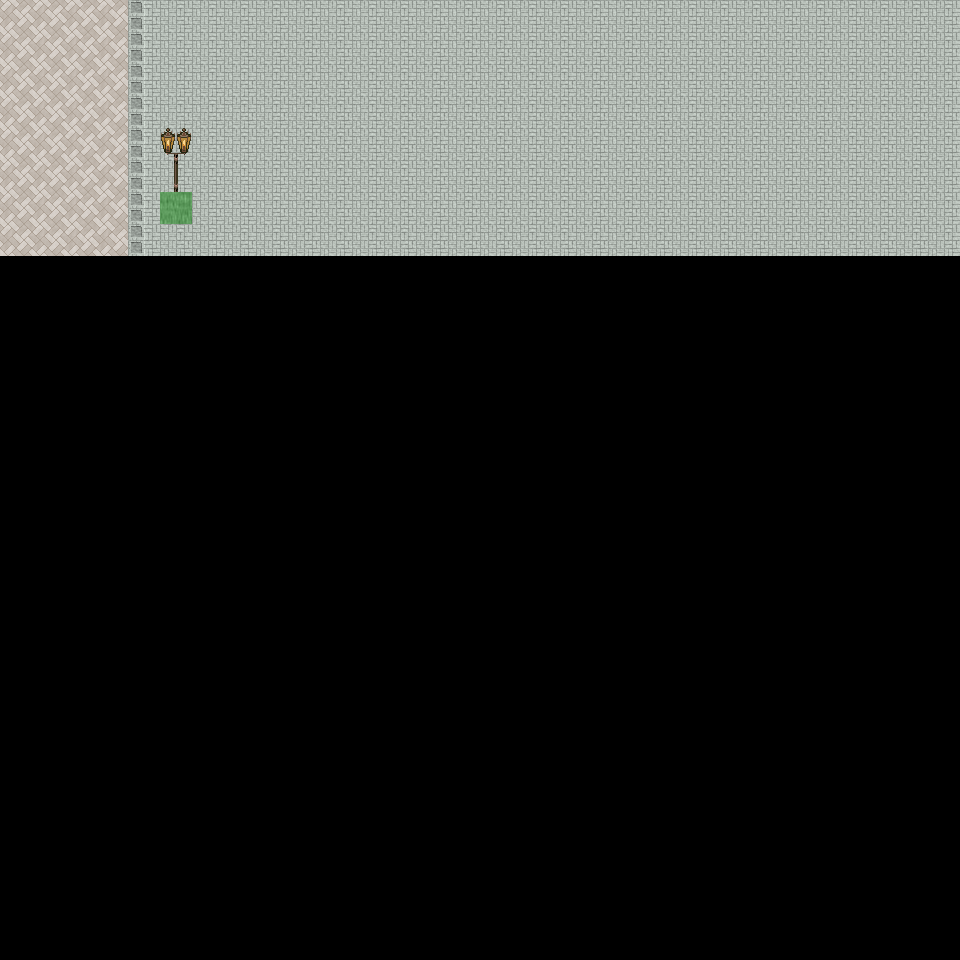

This is a level from a 2D game, rendered from its Tiled map with the project's own tilesets. A one-line summary and the map file follow, with tile-layer data summarised:
An orthogonal 30x30 tile map with 32x32 px tiles, 6 tile layers (Ground, Object, Object2, Above, ...), 48 tilesets and 3 objects (3x mapExit).

<map version="1.0" orientation="orthogonal" renderorder="right-down" width="30" height="30" tilewidth="32" tileheight="32" nextobjectid="4">
  <tileset firstgid="1" name="tileset_ground_ground" tilewidth="32" tileheight="32" tilecount="33" columns="3">
    <image source="../drawable/tileset_ground_ground.png" width="96" height="352" />
  </tileset>
  <tileset firstgid="34" name="tileset_building_castle" tilewidth="32" tileheight="32" tilecount="320" columns="20">
    <image source="../drawable/tileset_building_castle.png" width="640" height="512" />
  </tileset>
  <tileset firstgid="354" name="tileset_furniture_carpet_carpets_2" tilewidth="32" tileheight="32" tilecount="12" columns="4">
    <image source="../drawable/tileset_furniture_carpet_carpets_2.png" width="128" height="160" />
  </tileset>
  <tileset firstgid="366" name="tileset_ground_indoor_tiles" tilewidth="32" tileheight="32" tilecount="8" columns="2">
    <image source="../drawable/tileset_ground_indoor_tiles.png" width="64" height="128" />
  </tileset>
  <tileset firstgid="374" name="tileset_ground_water_pool" tilewidth="32" tileheight="32" tilecount="72" columns="3">
    <image source="../drawable/tileset_ground_water_pool.png" width="96" height="768" />
  </tileset>
  <tileset firstgid="446" name="tileset_ground_brown_paving" tilewidth="32" tileheight="32" tilecount="2" columns="2">
    <image source="../drawable/tileset_ground_brown_paving.png" width="64" height="32" />
  </tileset>
  <tileset firstgid="448" name="tileset_ground_spikes" tilewidth="32" tileheight="32" tilecount="1" columns="1">
    <image source="../drawable/tileset_ground_spikes.png" width="32" height="32" />
  </tileset>
  <tileset firstgid="449" name="tileset_ground_ridge_earth_dark" tilewidth="32" tileheight="32" tilecount="96" columns="12">
    <image source="../drawable/tileset_ground_ridge_earth_dark.png" width="384" height="256" />
  </tileset>
  <tileset firstgid="545" name="tileset_plant_grasses" tilewidth="32" tileheight="32" tilecount="6" columns="3">
    <image source="../drawable/tileset_plant_grasses.png" width="96" height="64" />
  </tileset>
  <tileset firstgid="551" name="tileset_ground_water_pool_corners" tilewidth="32" tileheight="32" tilecount="72" columns="3">
    <image source="../drawable/tileset_ground_water_pool_corners.png" width="96" height="768" />
  </tileset>
  <tileset firstgid="623" name="tileset_building_fence_fence_chunky" tilewidth="32" tileheight="32" tilecount="21" columns="3">
    <image source="../drawable/tileset_building_fence_fence_chunky.png" width="96" height="224" />
  </tileset>
  <tileset firstgid="644" name="tileset_ground_earth_edges" tilewidth="32" tileheight="32" tilecount="18" columns="6">
    <image source="../drawable/tileset_ground_earth_edges.png" width="192" height="96" />
  </tileset>
  <tileset firstgid="662" name="tileset_ground_rock_pebbles" tilewidth="32" tileheight="32" tilecount="3" columns="1">
    <image source="../drawable/tileset_ground_rock_pebbles.png" width="32" height="96" />
  </tileset>
  <tileset firstgid="665" name="tileset_ground_square_patch" tilewidth="32" tileheight="32" tilecount="9" columns="3">
    <image source="../drawable/tileset_ground_square_patch.png" width="96" height="96" />
  </tileset>
  <tileset firstgid="674" name="tileset_plant_leaves" tilewidth="32" tileheight="32" tilecount="8" columns="4">
    <image source="../drawable/tileset_plant_leaves.png" width="128" height="64" />
  </tileset>
  <tileset firstgid="682" name="tileset_item_corpse_skull_dark" tilewidth="32" tileheight="32" tilecount="2" columns="2">
    <image source="../drawable/tileset_item_corpse_skull_dark.png" width="64" height="32" />
  </tileset>
  <tileset firstgid="684" name="tileset_item_corpse_skeleton" tilewidth="32" tileheight="32" tilecount="4" columns="2">
    <image source="../drawable/tileset_item_corpse_skeleton.png" width="64" height="64" />
  </tileset>
  <tileset firstgid="688" name="tileset_furniture_table_grey_fancy" tilewidth="32" tileheight="32" tilecount="9" columns="3">
    <image source="../drawable/tileset_furniture_table_grey_fancy.png" width="96" height="96" />
  </tileset>
  <tileset firstgid="697" name="tileset_furniture_table_grey_long" tilewidth="32" tileheight="32" tilecount="4" columns="2">
    <image source="../drawable/tileset_furniture_table_grey_long.png" width="64" height="64" />
  </tileset>
  <tileset firstgid="701" name="tileset_furniture_table_grey_plain" tilewidth="32" tileheight="32" tilecount="9" columns="3">
    <image source="../drawable/tileset_furniture_table_grey_plain.png" width="96" height="96" />
  </tileset>
  <tileset firstgid="710" name="tileset_item_gothic_slab" tilewidth="32" tileheight="32" tilecount="1" columns="1">
    <image source="../drawable/tileset_item_gothic_slab.png" width="32" height="32" />
  </tileset>
  <tileset firstgid="711" name="tileset_logic_creature_gnome" tilewidth="32" tileheight="32" tilecount="6" columns="6">
    <image source="../drawable/tileset_logic_creature_gnome.png" width="192" height="32" />
  </tileset>
  <tileset firstgid="717" name="tileset_logic_creature_animal" tilewidth="32" tileheight="32" tilecount="32" columns="8">
    <image source="../drawable/tileset_logic_creature_animal.png" width="256" height="128" />
  </tileset>
  <tileset firstgid="749" name="tileset_logic_collision" tilewidth="32" tileheight="32" tilecount="1" columns="1">
    <image source="../drawable/tileset_logic_collision.png" width="32" height="32" />
  </tileset>
  <tileset firstgid="750" name="tileset_ground_water_pool_deep" tilewidth="32" tileheight="32" tilecount="72" columns="3">
    <image source="../drawable/tileset_ground_water_pool_deep.png" width="96" height="768" />
  </tileset>
  <tileset firstgid="822" name="tileset_object_suspension_bridge" tilewidth="32" tileheight="32" tilecount="24" columns="3">
    <image source="../drawable/tileset_object_suspension_bridge.png" width="96" height="256" />
  </tileset>
  <tileset firstgid="846" name="tileset_plant_flower_daisy_blue" tilewidth="32" tileheight="32" tilecount="8" columns="2">
    <image source="../drawable/tileset_plant_flower_daisy_blue.png" width="64" height="128" />
  </tileset>
  <tileset firstgid="854" name="tileset_plant_flower_daisy_red" tilewidth="32" tileheight="32" tilecount="8" columns="2">
    <image source="../drawable/tileset_plant_flower_daisy_red.png" width="64" height="128" />
  </tileset>
  <tileset firstgid="862" name="tileset_plant_flower_daisy_white" tilewidth="32" tileheight="32" tilecount="8" columns="2">
    <image source="../drawable/tileset_plant_flower_daisy_white.png" width="64" height="128" />
  </tileset>
  <tileset firstgid="870" name="tileset_plant_flower_daisy_yellow" tilewidth="32" tileheight="32" tilecount="8" columns="2">
    <image source="../drawable/tileset_plant_flower_daisy_yellow.png" width="64" height="128" />
  </tileset>
  <tileset firstgid="878" name="tileset_plant_tree_tree_green" tilewidth="32" tileheight="32" tilecount="80" columns="8">
    <image source="../drawable/tileset_plant_tree_tree_green.png" width="256" height="352" />
  </tileset>
  <tileset firstgid="958" name="tileset_item_banners_flag" tilewidth="32" tileheight="32" tilecount="12" columns="3">
    <image source="../drawable/tileset_item_banners_flag.png" width="96" height="128" />
  </tileset>
  <tileset firstgid="970" name="tileset_item_flagpole" tilewidth="32" tileheight="32" tilecount="3" columns="1">
    <image source="../drawable/tileset_item_flagpole.png" width="32" height="96" />
  </tileset>
  <tileset firstgid="973" name="tileset_furniture_chair_bench_white" tilewidth="32" tileheight="32" tilecount="8" columns="2">
    <image source="../drawable/tileset_furniture_chair_bench_white.png" width="64" height="128" />
  </tileset>
  <tileset firstgid="981" name="tileset_item_statue_flowered_arch" tilewidth="32" tileheight="32" tilecount="24" columns="6">
    <image source="../drawable/tileset_item_statue_flowered_arch.png" width="192" height="128" />
  </tileset>
  <tileset firstgid="1005" name="tileset_building_decoration_block" tilewidth="32" tileheight="32" tilecount="2" columns="2">
    <image source="../drawable/tileset_building_decoration_block.png" width="64" height="32" />
  </tileset>
  <tileset firstgid="1007" name="tileset_building_decoration_orbpedestal" tilewidth="32" tileheight="32" tilecount="2" columns="1">
    <image source="../drawable/tileset_building_decoration_orbpedestal.png" width="32" height="64" />
  </tileset>
  <tileset firstgid="1009" name="tileset_item_statue_urn_with_flowers" tilewidth="32" tileheight="32" tilecount="2" columns="1">
    <image source="../drawable/tileset_item_statue_urn_with_flowers.png" width="32" height="64" />
  </tileset>
  <tileset firstgid="1011" name="tileset_building_decoration_pool" tilewidth="32" tileheight="32" tilecount="9" columns="3">
    <image source="../drawable/tileset_building_decoration_pool.png" width="96" height="96" />
  </tileset>
  <tileset firstgid="1020" name="tileset_item_statue_romanic_art1" tilewidth="32" tileheight="32" tilecount="4" columns="2">
    <image source="../drawable/tileset_item_statue_romanic_art1.png" width="64" height="64" />
  </tileset>
  <tileset firstgid="1024" name="tileset_building_wall_int_clay" tilewidth="32" tileheight="32" tilecount="100" columns="10">
    <image source="../drawable/tileset_building_wall_int_clay.png" width="320" height="320" />
  </tileset>
  <tileset firstgid="1124" name="tileset_ground_green_paving" tilewidth="32" tileheight="32" tilecount="18" columns="3">
    <image source="../drawable/tileset_ground_green_paving.png" width="96" height="192" />
  </tileset>
  <tileset firstgid="1142" name="tileset_logic_protection" tilewidth="32" tileheight="32" tilecount="2" columns="2">
    <image source="../drawable/tileset_logic_protection.png" width="64" height="32" />
  </tileset>
  <tileset firstgid="1144" name="tileset_furniture_other_stick" tilewidth="32" tileheight="32" tilecount="2" columns="1">
    <image source="../drawable/tileset_furniture_other_stick.png" width="32" height="64" />
  </tileset>
  <tileset firstgid="1146" name="tileset_item_scrying_orb" tilewidth="32" tileheight="32" tilecount="8" columns="8">
    <image source="../drawable/tileset_item_scrying_orb.png" width="256" height="32" />
  </tileset>
  <tileset firstgid="1154" name="tileset_light_dim_light_7x5" tilewidth="32" tileheight="32" tilecount="35" columns="7">
    <image source="../drawable/tileset_light_dim_light_7x5.png" width="224" height="160" />
  </tileset>
  <tileset firstgid="1189" name="tileset_light_light_5x5" tilewidth="32" tileheight="32" tilecount="25" columns="5">
    <image source="../drawable/tileset_light_light_5x5.png" width="160" height="160" />
  </tileset>
  <tileset firstgid="1214" name="tileset_furniture_light_lamp_bronze" tilewidth="32" tileheight="32" tilecount="3" columns="1">
    <image source="../drawable/tileset_furniture_light_lamp_bronze.png" width="32" height="96" />
  </tileset>
  <layer name="Ground" width="30" height="30">
    <data>[900 cells, 240 non-empty, 2 distinct tile ids]</data>
  </layer>
  <layer name="Object" width="30" height="30">
    <data>[900 cells, 59 non-empty, 3 distinct tile ids]</data>
  </layer>
  <layer name="Object2" width="30" height="30">
    <data>[900 cells, 0 non-empty, 0 distinct tile ids]</data>
  </layer>
  <layer name="Above" width="30" height="30">
    <data>[900 cells, 2 non-empty, 2 distinct tile ids]</data>
  </layer>
  <layer name="Above2" width="30" height="30">
    <data>[900 cells, 0 non-empty, 0 distinct tile ids]</data>
  </layer>
  <layer name="Walkable" width="30" height="30">
    <data>[900 cells, 1 non-empty, 1 distinct tile ids]</data>
  </layer>
  <objectgroup name="MapEvents">
    <object id="1" name="north" type="mapExit" x="0" y="0" width="960" height="32">
      <properties>
        <property name="map" value="level_0_x224_y28" />
        <property name="x" value="0" />
        <property name="y" value="28" />
      </properties>
    </object>
    <object id="2" name="west" type="mapExit" x="0" y="0" width="32" height="960">
      <properties>
        <property name="map" value="level_0_x223_y29" />
        <property name="x" value="28" />
        <property name="y" value="0" />
      </properties>
    </object>
    <object id="3" name="east" type="mapExit" x="928" y="0" width="32" height="960">
      <properties>
        <property name="map" value="level_0_x225_y29" />
        <property name="x" value="1" />
        <property name="y" value="0" />
      </properties>
    </object>
  </objectgroup>
</map>
